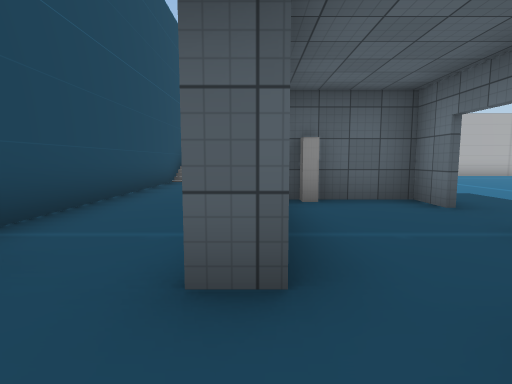
View 1 (above)

24 first-person views from a walk through a Unity game level. The camera is 1.3 m above the floor, tilts 6° down and sees 80° across. The floor is counted in squares, 2 m on a side. Each view is taken from the middle of a square. On the plan, view 1 faces up. The plan holds only what a view shows up to about 10 squares ahead; the rest is blank. The place goes on beyond the plan. The player character is not drawn. Some animated figures are not drawn. Some surface patterns are stand-ins.

View 2
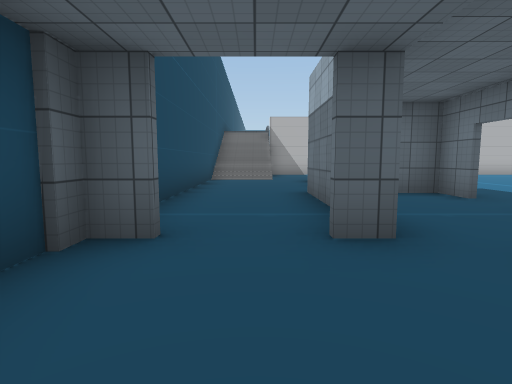

View 3
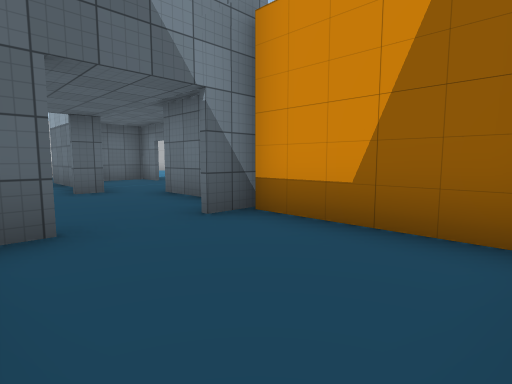

View 4
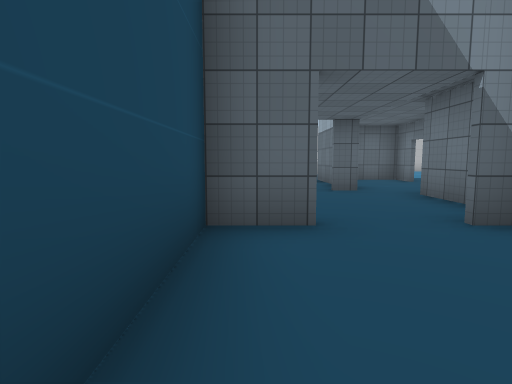

View 5
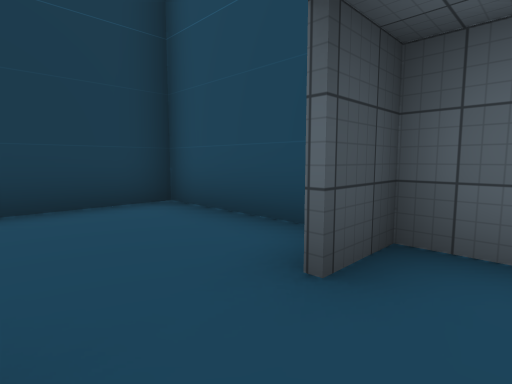

View 6
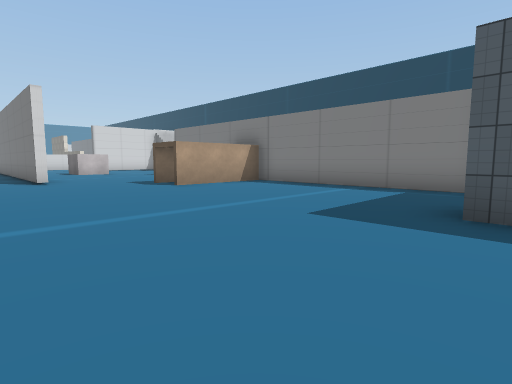

View 7
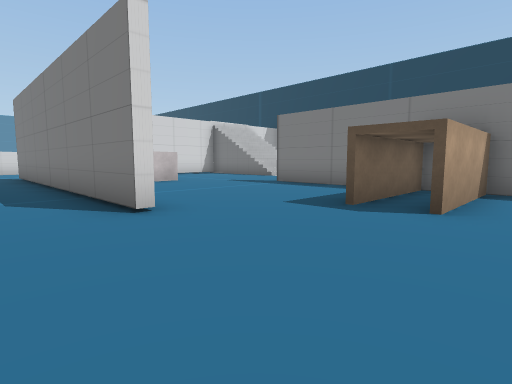

View 8
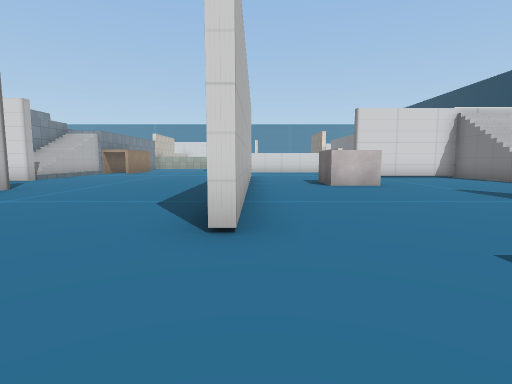

View 9
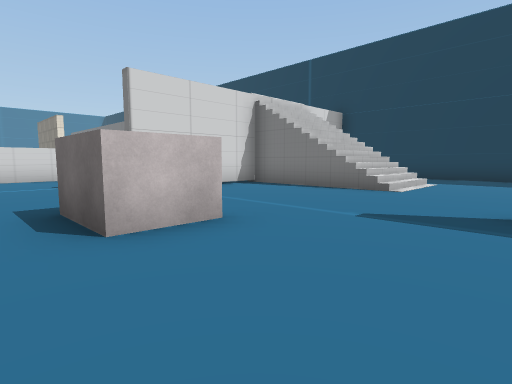

View 10
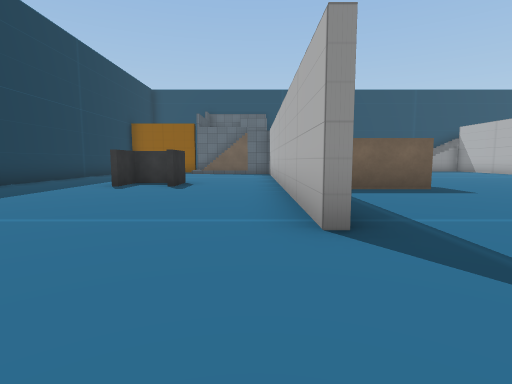

View 11
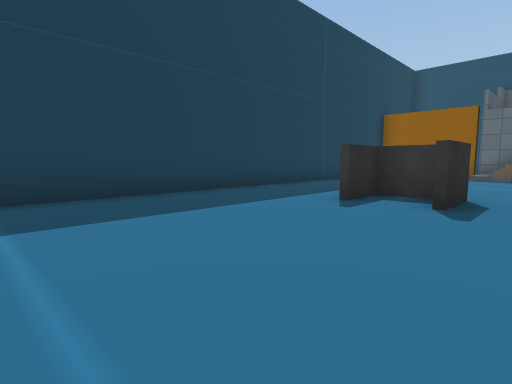

View 12
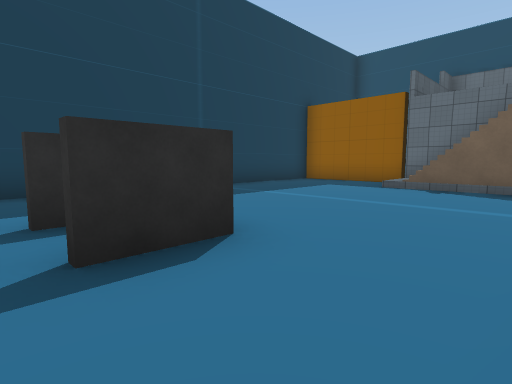

View 13
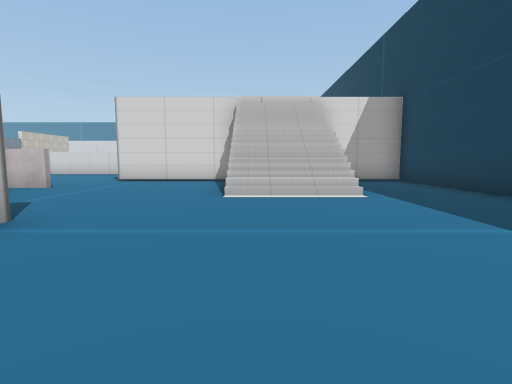

View 14
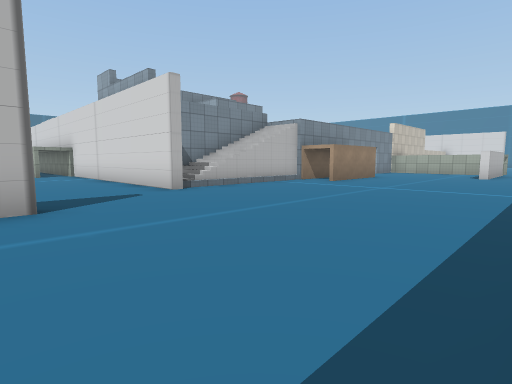

View 15
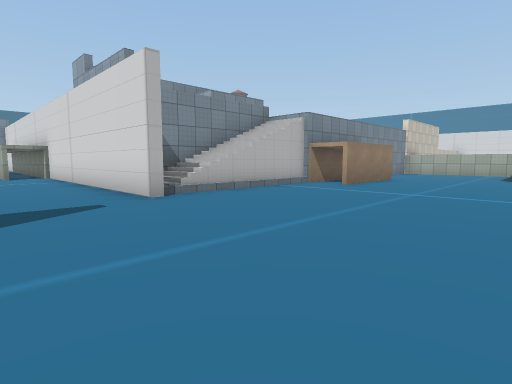

View 16
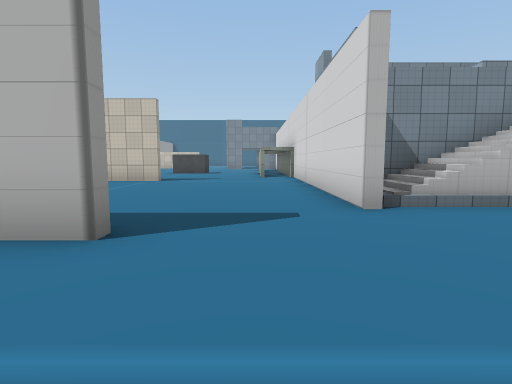

View 17
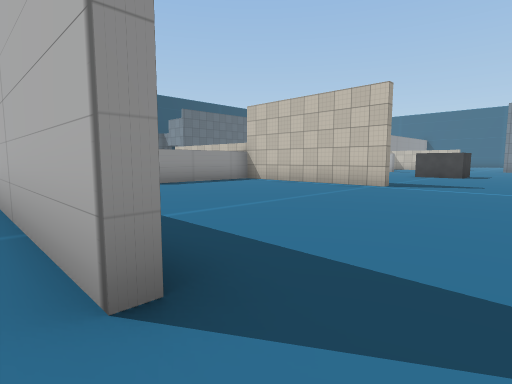

View 18
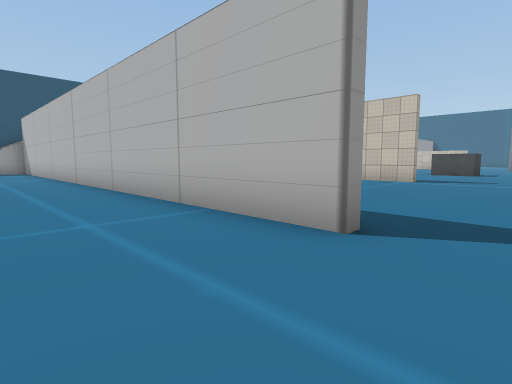

View 19
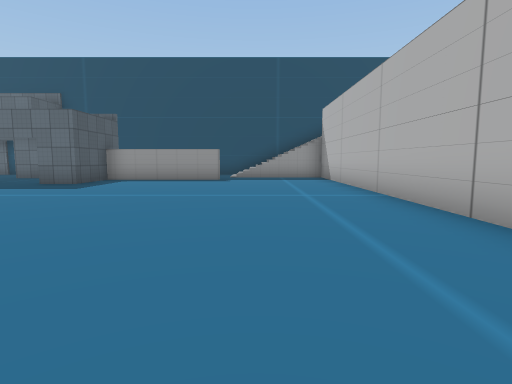

View 20
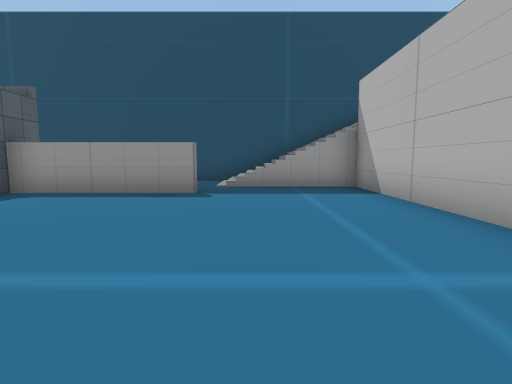

View 21
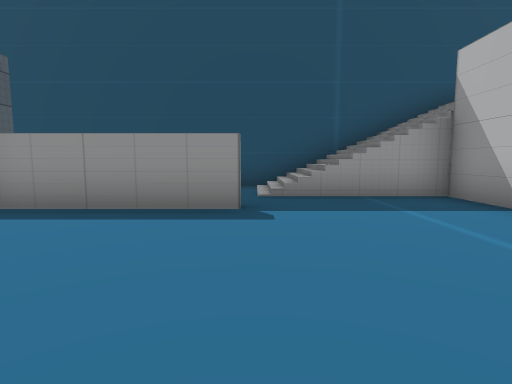

View 22
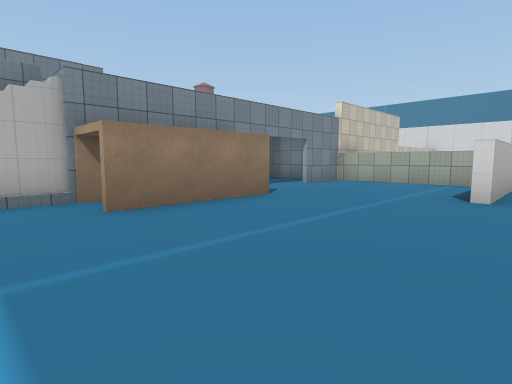

View 23
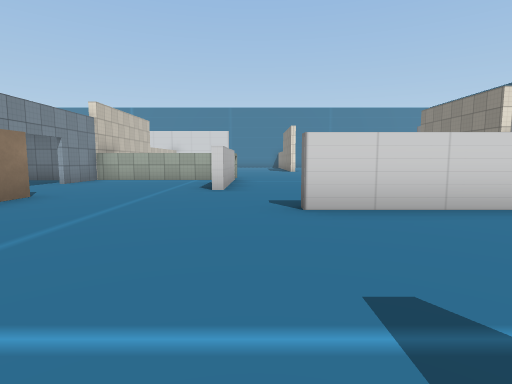

View 24
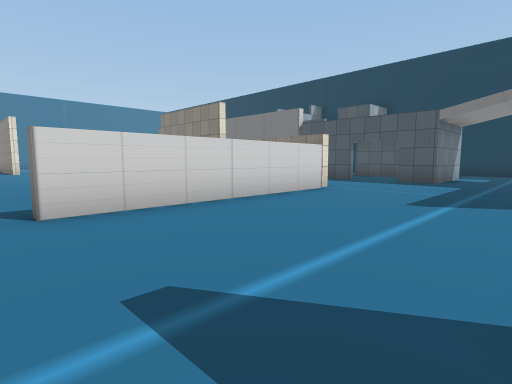

### Floor plan
Key: @ floor where view 1 was taken; # wall or solid block; x gap in a wall; . floor; / step, stairs or slope; = window, fence, low wall or low ledge; ^ raised ledge; O other object.
Columns run from 3 left of view 1 to 31 right of it. Each row starts with its distance up from view 1.
 24                   ..
 23                  ...
 22                  ...#
 21                  .....#
 20              ####.....#
 19              .........#
 18             #.........#
 17             #.........#
 16             #.........###        .#
 15               ........#/###     ..#
 14 #/              ......////##  ...##
 13 #//################........OOO....^
 12 #//...............................^
 11 #//...............................^
 10 #//............................###^
  9 #..................................
  8 #...#.......................#......
  7 #...#..........#########....#
  6 #...#.......................#
  5 #..####.....OO......OO......#
  4 #..#..x.....OO......OO......#
  3 #..#..x.....OO..............#
  2 ##.#..############...........
  1 #....   ................ .....
  0 #..@# .................. .....
 -1 #...# ......O.......////=..#.
 -2 ##..#/.....OO.......//// ..#
 -3 #...#...............//   ..#
 -4 #...#...................
 -5 #...#...................
 -6 #########################

Positions as (right, up) in squares from view 1, and headings:
1: (0, 0), facing up
2: (-1, -1), facing up
3: (-2, -5), facing up-right
4: (-2, -5), facing up
5: (0, -1), facing down-left
6: (2, 9), facing down-right
7: (8, 9), facing down-right
8: (9, 7), facing right
9: (14, 6), facing down-right
10: (17, 1), facing left
11: (14, 0), facing down-left
12: (10, 1), facing down-left
13: (11, -1), facing right
14: (15, 8), facing up-right
15: (16, 9), facing up-right
16: (17, 10), facing up
17: (17, 12), facing up-left
18: (17, 10), facing up-left
19: (11, 10), facing left
20: (7, 10), facing left
21: (5, 9), facing left
22: (22, 9), facing up-right
23: (21, 9), facing right
24: (21, 9), facing down-right
